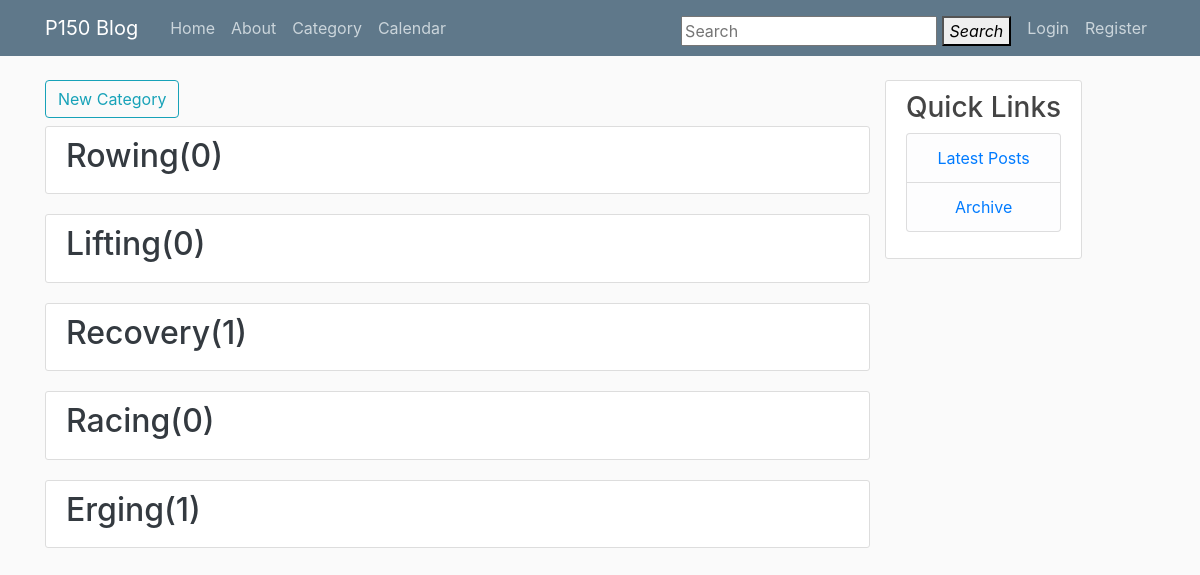
The page /category/ on the database its author committed.
### blog/models.py (models this page shows, shortened)
class Category(models.Model):
    title = models.CharField(max_length=255)
    def __str__(self):
        return self.title

### blog/views.py (the view)
# urls.py: path('category/', views.category, name='blog-category'),
def category(request):
    return render(request, 'blog/category.html', {'categories':
                                                         Category.objects.all()})

### blog/templates/blog/category.html
{% extends 'blog/base.html' %}
{% block content %}
	<a class="btn btn-outline-info mb-2" href="{% url 'category-create' %}">New Category</a>
	{% for category in categories %}
		<article class="media content-section">
			<div class="media-body">
				<h2><a class="mr-2 text-dark" href="{% url 'category-posts' category %}">{{ category }}({{ category.post_set.count }})</a></h2>
			</div>
		</article>
	{% endfor %}
{% endblock %}

### blog/static/blog/main.css (style rules this page uses)
body { background: #fafafa; color: #333333; margin-top: 5rem; }
h1, h2, h3, h4, h5, h6 { color: #444444; }
.content-section { background: #ffffff; padding: 10px 20px; border: 1px solid #dddddd; border-radius: 3px; margin-bottom: 20px; }

### rows shown on the page
Category: title "Rowing", post_set.count "0"
Category: title "Lifting", post_set.count "0"
Category: title "Recovery", post_set.count "1"
Category: title "Racing", post_set.count "0"
Category: title "Erging", post_set.count "1"
